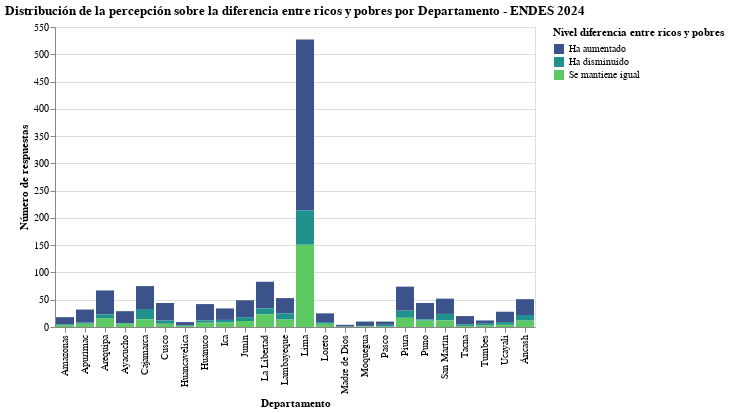

The cell this chart's notebook holds for it:
### Code cell
chart2 = alt.Chart(end24_filtrado).mark_bar().encode(
    x=alt.X("DEPARTAMENTO:N", title="Departamento"),  
    y=alt.Y("count()", title="Número de respuestas"),  
    color=alt.Color("Dife_entre_ricos_pobres2", title="Nivel diferencia entre ricos y pobres", 
                    scale=alt.Scale(scheme="viridis"),
                    sort="ascending")).properties(
    title="Distribución de la percepción sobre la diferencia entre ricos y pobres por Departamento - ENDES 2024")
chart2

### Figure 1 — Vega-Lite specification as saved in the notebook (floating-point values rounded to 4 significant figures; data arrays with more than 128 entries replaced by an {"elided": "..."} marker saying what was removed)
{"config": {"view": {"continuousWidth": 300, "continuousHeight": 300}}, "data": {"name": "data-1ee6571136ad3f25ccd3856687129313"}, "mark": {"type": "bar"}, "encoding": {"color": {"field": "Dife_entre_ricos_pobres2", "scale": {"scheme": "viridis"}, "sort": "ascending", "title": "Nivel diferencia entre ricos y pobres", "type": "nominal"}, "x": {"field": "DEPARTAMENTO", "title": "Departamento", "type": "nominal"}, "y": {"aggregate": "count", "title": "Número de respuestas", "type": "quantitative"}}, "title": "Distribución de la percepción sobre la diferencia entre ricos y pobres por Departamento - ENDES 2024", "$schema": "https://vega.github.io/schema/vega-lite/v5.20.1.json", "datasets": {"data-1ee6571136ad3f25ccd3856687129313": {"elided": "1392 records"}}}
